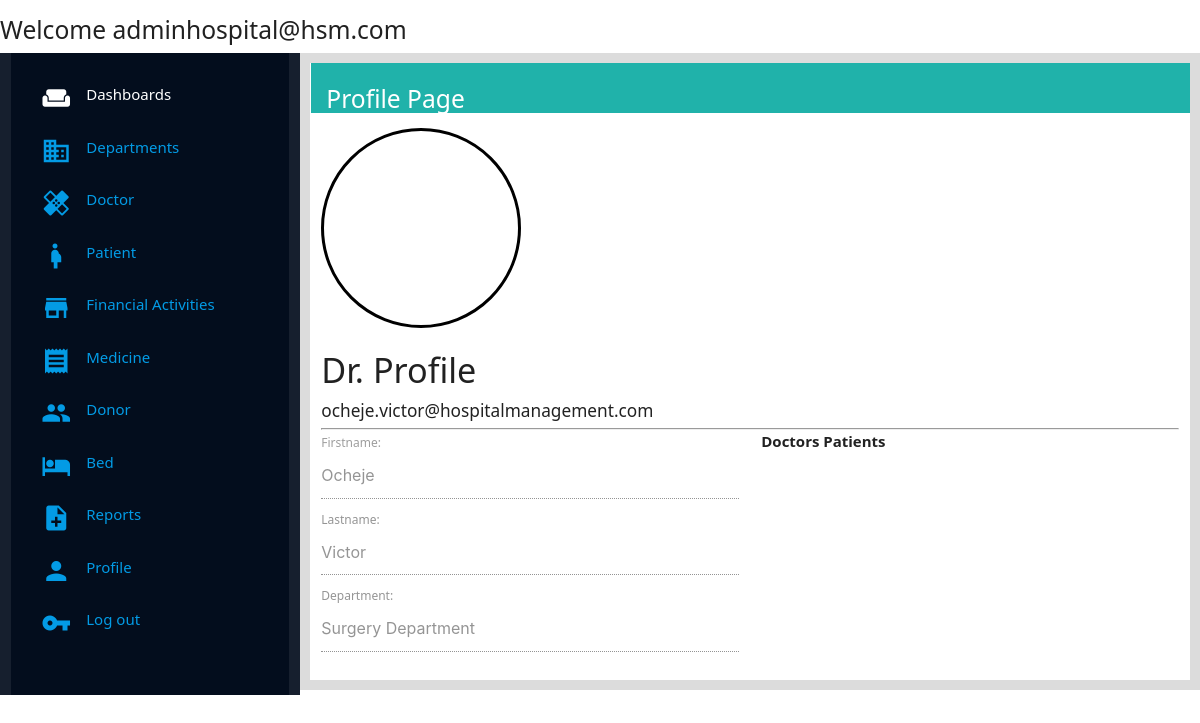
Screenshot of /management/profile_page/ (signed in) with the database file from the repository.
### management/models.py (models this page shows)
class Doctor(models.Model):
    Doctor_user_instance = models.OneToOneField(User,on_delete=models.CASCADE,null=True, blank=True)
    Doctor_firstname = models.CharField(max_length=250, null=True,blank=True)
    Doctor_lastname = models.CharField(max_length=250, null=True,blank=True)
    Doctor_gender = models.CharField(max_length=25, choices=GENDER, default="UNDECIDED")
    Doctor_department = models.ForeignKey(Department,on_delete=models.CASCADE, related_name="doctor_department", null=True, blank=True)
    Doctor_specialization = models.CharField(max_length=250, null=True, blank=True)
    Doctor_phone_number = models.CharField(max_length=250, null=True, blank=True)
    Doctor_email_address = models.EmailField(default="firstname.lastname@hospitalmanagement.com", null=True, blank=True)
    Doctor_location = models.CharField(max_length=250,null=True, blank=True)
    def __str__(self):
        return "Dr. Profile"

class Department(models.Model):
    Department_name = models.CharField(max_length=250, unique=True, blank=True, null=True)
    Department_details = models.TextField(max_length=1000, null=True, blank=True)
    def __str__(self):
        return self.Department_name + " Department"

### management/views.py (the view)
# urls.py: path('profile_page/',views.profile_page, name="profile_page"),
@login_required(login_url=welcome_page)
def profile_page(request):
    profile_details = Doctor.objects.get(Doctor_user_instance=request.user)
    doctors_patient = Patient.objects.filter(Patient_doctor=profile_details)
    print(doctors_patient)
    context = {
        'doctors_patient':doctors_patient,
        'profile_details':profile_details
    }
    return render(request,'management/Pages/profile_page.html', context)

### management/templates/management/Pages/profile_page.html (shortened to what this page needs)
{% extends 'management/index.html' %}
{% load static %}
{% block content %}
<div class="wrapper">
    <div class="title-holder">
        <h5 class="title">Profile Page</h5>
    </div>
    <div class="profile-details">
        <div class="image-holder">
        </div>
        <div class="profile-text">
            <h4>{{profile_details}}</h4>
            <h6>{{profile_details.Doctor_email_address}}</h6>
            <hr>
            <div class="row">
                <div class="col l6">
                    <label for="firstname">Firstname:</label>
                    <input type="text" name="firstname" id="firstname" value="{{profile_details.Doctor_firstname}}" disabled>
                    <label for="firstname">Lastname:</label>
                    <input type="text" name="lastname" id="lastname" value="{{profile_details.Doctor_lastname}}" disabled>
                    <label for="department">Department:</label>
                    <input type="text" name="department" id="department" value="{{profile_details.Doctor_department}}" disabled>
                </div>
                <div class="col l6">
                    <b>Doctors Patients</b>
                </div>
            </div>
        </div>
    </div>
</div>
{% endblock content %}

### management/templates/management/Components/navbar_components.html
{% block content %}
<div class="navbar">
    <h5 class="navbar-text"> Welcome {{request.user.email}} </h5>
</div>
{% endblock %}

### management/static/management/css/style.css (style rules this page uses)
* { margin: 0; padding: 0; font-family:'Segoe UI', Tahoma, Geneva, Verdana, sans-serif; }
.title-holder { background-color: lightseagreen; height: 50px; color: white; margin-left: -10px; margin-right: -11px; padding-bottom: 10px; padding-top: 5px; padding-left: 1em; }
.image-holder { height: 200px; width: 200px; border: 3px solid black; border-radius: 50%; margin-top: 1em; }

### rows the page displays
Doctor: Doctor_email_address "ocheje.victor@hospitalmanagement.com", firstname "Ocheje", lastname "Victor", department "Surgery Department"

### other values shown
{{ request.user.email }} "adminhospital@hsm.com"
{{ profile_details }} "Dr. Profile"
